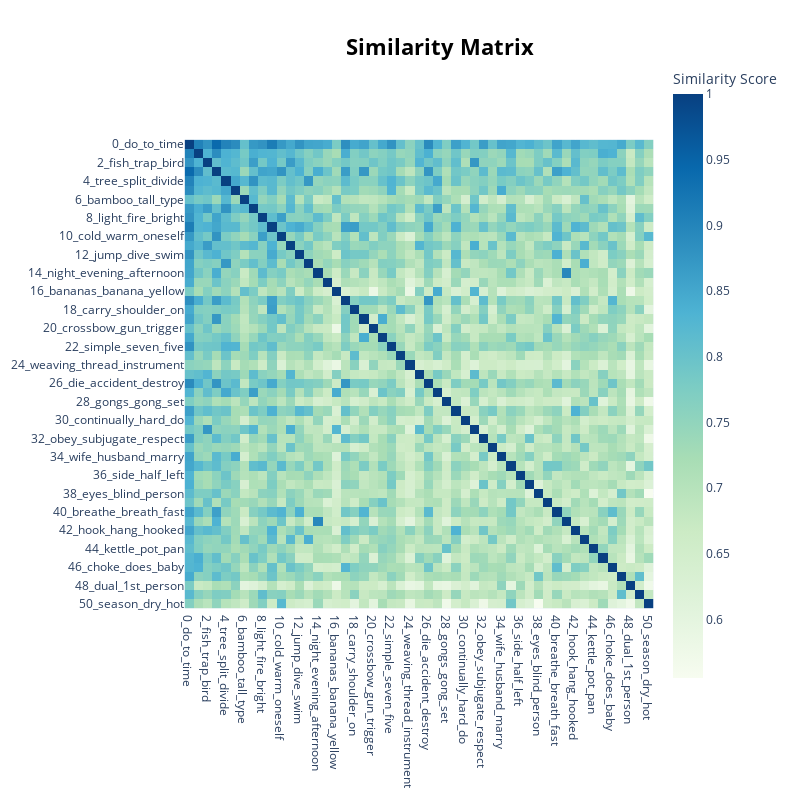

Source (notebook cell):
### Code cell
topic_model.visualize_heatmap()

### Figure 1 — Plotly figure (JSON) as saved in the notebook; plotly's stock layout.template omitted (floating-point values rounded to 4 significant figures; data arrays with more than 128 entries replaced by an {"elided": "..."} marker saying what was removed)
{"data": [{"coloraxis": "coloraxis", "hovertemplate": "x: %{x}<br>y: %{y}<br>Similarity Score: %{z}<extra></extra>", "name": "0", "type": "heatmap", "x": ["0_do_to_time", "1_noise_crying_hear", "2_fish_trap_bird", "3_angry_tired_sleep", "4_tree_split_divide", "5_law_offspring_children", "6_bamboo_tall_type", "7_weeds_grass_edible", "8_light_fire_bright", "9_hand_reach_stick", "10_cold_warm_oneself", "11_snake_bite_poisonous", "12_jump_dive_swim", "13_cut_slices_into", "14_night_evening_afternoon", "15_hidden_hide_covered", "16_bananas_banana_yellow", "17_fight_defeated_each", "18_carry_shoulder_on", "19_drink_sober_drunk", "20_crossbow_gun_trigger", "21_wine_bottle_pour", "22_simple_seven_five", "23_basket_back_small", "24_weaving_thread_instrument", "25_bee_insect_ant", "26_die_accident_destroy", "27_fruit_lechee_fig", "28_gongs_gong_set", "29_hole_bend_through", "30_continually_hard_do", "31_frog_edible_yellow", "32_obey_subjugate_respect", "33_teeth_show_buck", "34_wife_husband_marry", "35_rain_continues_hours", "36_side_half_left", "37_order_command_send", "38_eyes_blind_person", "39_river_bank_width", "40_breathe_breath_fast", "41_morning_early_clock", "42_hook_hang_hooked", "43_knife_chopping_dull", "44_kettle_pot_pan", "45_smell_fragrant_bad", "46_choke_does_baby", "47_tall_handsome_lean", "48_dual_1st_person", "49_weight_light_weigh", "50_season_dry_hot"], "xaxis": "x", "y": ["0_do_to_time", "1_noise_crying_hear", "2_fish_trap_bird", "3_angry_tired_sleep", "4_tree_split_divide", "5_law_offspring_children", "6_bamboo_tall_type", "7_weeds_grass_edible", "8_light_fire_bright", "9_hand_reach_stick", "10_cold_warm_oneself", "11_snake_bite_poisonous", "12_jump_dive_swim", "13_cut_slices_into", "14_night_evening_afternoon", "15_hidden_hide_covered", "16_bananas_banana_yellow", "17_fight_defeated_each", "18_carry_shoulder_on", "19_drink_sober_drunk", "20_crossbow_gun_trigger", "21_wine_bottle_pour", "22_simple_seven_five", "23_basket_back_small", "24_weaving_thread_instrument", "25_bee_insect_ant", "26_die_accident_destroy", "27_fruit_lechee_fig", "28_gongs_gong_set", "29_hole_bend_through", "30_continually_hard_do", "31_frog_edible_yellow", "32_obey_subjugate_respect", "33_teeth_show_buck", "34_wife_husband_marry", "35_rain_continues_hours", "36_side_half_left", "37_order_command_send", "38_eyes_blind_person", "39_river_bank_width", "40_breathe_breath_fast", "41_morning_early_clock", "42_hook_hang_hooked", "43_knife_chopping_dull", "44_kettle_pot_pan", "45_smell_fragrant_bad", "46_choke_does_baby", "47_tall_handsome_lean", "48_dual_1st_person", "49_weight_light_weigh", "50_season_dry_hot"], "yaxis": "y", "z": {"elided": "51x51 float values"}}], "layout": {"coloraxis": {"colorbar": {"title": {"text": "Similarity Score"}}, "colorscale": [[0, "rgb(247,252,240)"], [0.125, "rgb(224,243,219)"], [0.25, "rgb(204,235,197)"], [0.375, "rgb(168,221,181)"], [0.5, "rgb(123,204,196)"], [0.625, "rgb(78,179,211)"], [0.75, "rgb(43,140,190)"], [0.875, "rgb(8,104,172)"], [1, "rgb(8,64,129)"]]}, "height": 800, "hoverlabel": {"bgcolor": "white", "font": {"family": "Rockwell", "size": 16}}, "legend": {"title": {"text": "Trend"}}, "margin": {"t": 60}, "showlegend": true, "title": {"font": {"color": "Black", "size": 22}, "text": "<b>Similarity Matrix</b>", "x": 0.55, "xanchor": "center", "y": 0.95, "yanchor": "top"}, "width": 800, "xaxis": {"anchor": "y", "constrain": "domain", "domain": [0, 1], "scaleanchor": "y"}, "yaxis": {"anchor": "x", "autorange": "reversed", "constrain": "domain", "domain": [0, 1]}}}
